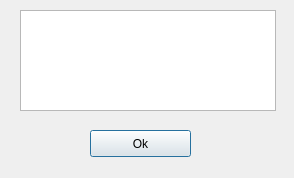
<?xml version="1.0" encoding="UTF-8"?>
<ui version="4.0">
 <class>ChooseChip</class>
 <widget class="QDialog" name="ChooseChip">
  <property name="geometry">
   <rect>
    <x>0</x>
    <y>0</y>
    <width>294</width>
    <height>178</height>
   </rect>
  </property>
  <property name="windowTitle">
   <string>Dialog</string>
  </property>
  <widget class="QListWidget" name="chip_list">
   <property name="geometry">
    <rect>
     <x>20</x>
     <y>10</y>
     <width>256</width>
     <height>101</height>
    </rect>
   </property>
  </widget>
  <widget class="QPushButton" name="pushButton">
   <property name="geometry">
    <rect>
     <x>90</x>
     <y>130</y>
     <width>101</width>
     <height>27</height>
    </rect>
   </property>
   <property name="text">
    <string>Ok</string>
   </property>
  </widget>
 </widget>
 <resources/>
 <connections/>
</ui>
